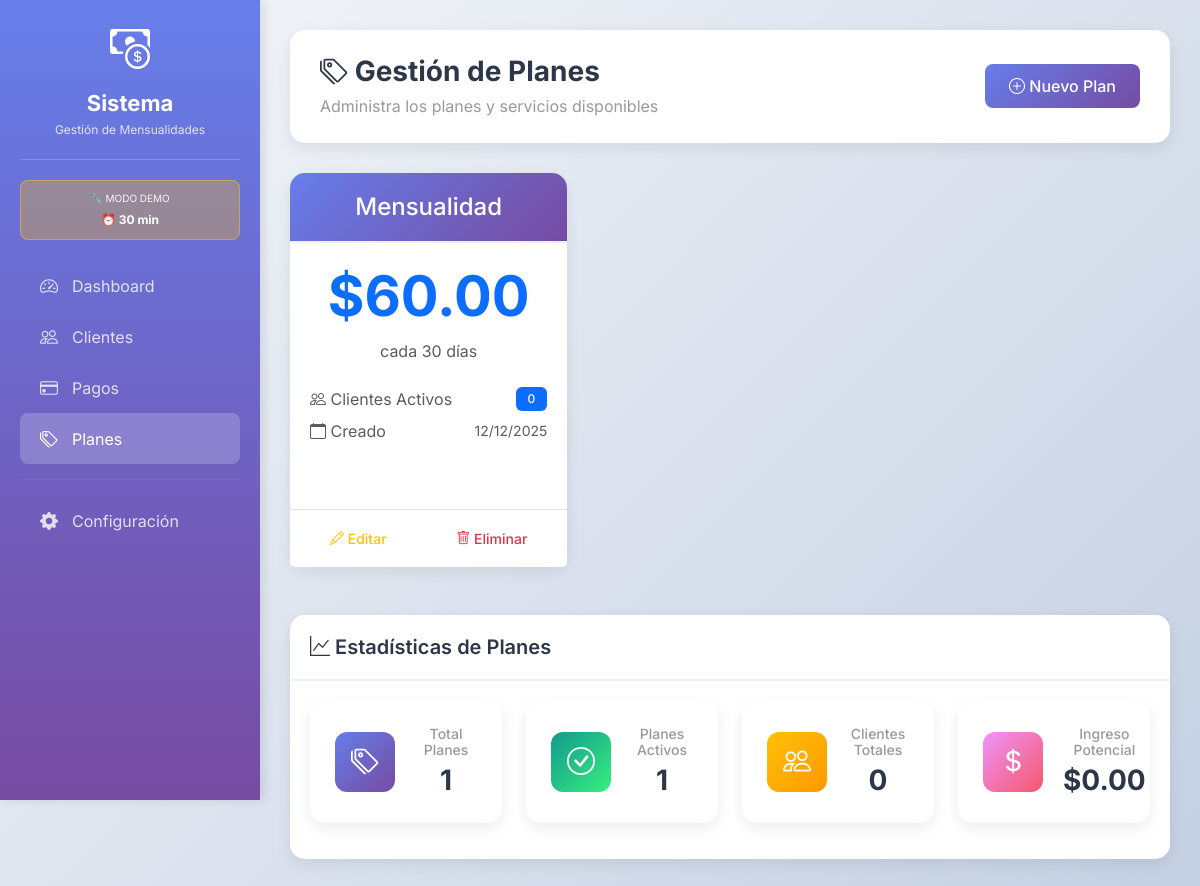
Page /planes on the committed database.
### app.py (models this page shows, shortened)
class Plan(db.Model):
    __tablename__ = 'plan'
    id = db.Column(db.Integer, primary_key=True)
    nombre = db.Column(db.String(100), nullable=False)
    precio = db.Column(db.Float, nullable=False)
    duracion_dias = db.Column(db.Integer, nullable=False, default=30)
    descripcion = db.Column(db.Text)
    activo = db.Column(db.Boolean, default=True, index=True)
    fecha_creacion = db.Column(db.DateTime, default=datetime.utcnow)
    clientes = db.relationship('Cliente', backref='plan', lazy=True)

### app.py (the view)
@app.route('/planes')
@requiere_licencia
def planes():
    try:
        planes = Plan.query.order_by(Plan.activo.desc(), Plan.fecha_creacion.desc()).all()
        return render_template('planes/lista.html', planes=planes)
    except Exception as e:
        app.logger.error(f'Error en lista planes: {e}')
        flash('Error cargando planes', 'danger')
        return render_template('planes/lista.html', planes=[])

### app.py (called while the page is built)
def requiere_licencia(f):
    @wraps(f)
    def decorated_function(*args, **kwargs):
        es_demo, mensaje, info = license_manager.verificar_licencia_activa()
        if info.get('bloqueado'):
            return redirect(url_for('blockscreen'))
        session['es_demo'] = es_demo
        session['licencia_info'] = info
        session['licencia_mensaje'] = mensaje
        return f(*args, **kwargs)
    return decorated_function

### license_manager.py (called while the page is built, shortened)
    def _crear_backups_db(self):
        try:
            import shutil
            if self.db_file.exists():
                shutil.copy2(self.db_file, self.db_backup_1)
                shutil.copy2(self.db_file, self.db_backup_2)
        except Exception as e:
            print(f"⚠️ Error creando backups: {e}")

    def _restaurar_db_desde_backup(self):
        backups = [self.db_backup_1, self.db_backup_2]
        for backup in backups:
            if backup.exists():
                try:
                    import shutil
                    shutil.copy2(backup, self.db_file)
                    self._registrar_evento("restauracion_db", f"BD restaurada desde {backup.name}")
                    return True
                except:
                    continue
        return False

    def _registrar_evento(self, tipo, descripcion, hardware_id=None):
        try:
            conn = sqlite3.connect(str(self.db_file))
            cursor = conn.cursor()
            cursor.execute('''
                INSERT INTO eventos (tipo, descripcion, hardware_id)
                VALUES (?, ?, ?)
            ''', (tipo, descripcion, hardware_id or self.generar_hardware_id()))
            conn.commit()
            conn.close()
        except Exception as e:
            print(f"⚠️ Error registrando evento: {e}")

    def verificar_demo(self):
        try:
            if not self.db_file.exists():
                self._registrar_evento("intento_eliminacion", "🚨 Intento de eliminar BD detectado")
                if self._restaurar_db_desde_backup():
                    return self._verificar_intentos_reseteo()
                else:
                    success, msg = self.iniciar_demo()
                    if success:
                        return True, self.demo_duracion_minutos, msg
                    return False, 0, msg
        except Exception as e:
            print(f"⚠️ Error verificando DEMO: {e}")
            return False, 0, f"❌ Error verificando DEMO: {str(e)}"

### templates/planes/lista.html (shortened to what this page needs)
{% extends "base.html" %}
{% block content %}
<div class="page-header d-flex justify-content-between align-items-center">
    <div>
        <h2><i class="bi bi-tags"></i> Gestión de Planes</h2>
        <p>Administra los planes y servicios disponibles</p>
    </div>
    <a href="{{ url_for('plan_nuevo') }}" class="btn btn-primary">
        <i class="bi bi-plus-circle"></i> Nuevo Plan
    </a>
</div>
<div class="row">
    {% if planes %}
        {% for plan in planes %}
        <div class="col-md-4 mb-4">
            <div class="card h-100 {% if not plan.activo %}opacity-75{% endif %}">
                <div class="card-header text-center" style="background: linear-gradient(135deg, #667eea 0%, #764ba2 100%); color: white;">
                    <h4 class="mb-0">{{ plan.nombre }}</h4>
                </div>
                <div class="card-body text-center">
                    <div class="mb-4">
                        <h1 class="display-4 text-primary fw-bold">
                            ${{ "%.2f"|format(plan.precio) }}
                        </h1>
                        <p class="text-muted">cada {{ plan.duracion_dias }} días</p>
                    </div>
                    <div class="mb-3">
                        <div class="d-flex justify-content-between align-items-center mb-2">
                            <span class="text-muted">
                                <i class="bi bi-people"></i> Clientes Activos
                            </span>
                            <span class="badge bg-primary">
                                {{ plan.clientes|selectattr('activo')|list|length }}
                            </span>
                        </div>
                        <div class="d-flex justify-content-between align-items-center">
                            <span class="text-muted">
                                <i class="bi bi-calendar"></i> Creado
                            </span>
                            <span class="text-muted small">
                                {{ plan.fecha_creacion.strftime('%d/%m/%Y') }}
                            </span>
                        </div>
                    </div>
                </div>
                <div class="card-footer bg-white border-top">
                    <div class="d-flex justify-content-between">
                        <a href="{{ url_for('plan_editar', id=plan.id) }}"
                           class="btn btn-sm btn-outline-warning">
                            <i class="bi bi-pencil"></i> Editar
                        </a>
                        {% if plan.clientes|length == 0 %}
                        <button type="button"
                                class="btn btn-sm btn-outline-danger"
                                onclick="confirmarEliminar({{ plan.id }}, '{{ plan.nombre }}')">
                            <i class="bi bi-trash"></i> Eliminar
                        </button>
                        {% endif %}
                    </div>
                </div>
            </div>
        </div>
        {% endfor %}
    {% endif %}
</div>
{% if planes %}
<div class="row mt-4">
    <div class="col-md-12">
        <div class="card">
            <div class="card-header">
                <h5 class="card-title"><i class="bi bi-graph-up"></i> Estadísticas de Planes</h5>
            </div>
            <div class="card-body">
                <div class="row">
                    <div class="col-md-3 text-center mb-3">
                        <div class="stat-card">
                            <div class="stat-icon primary">
                                <i class="bi bi-tags"></i>
                            </div>
                            <div class="stat-info">
                                <h5>Total Planes</h5>
                                <h3>{{ planes|length }}</h3>
                            </div>
                        </div>
                    </div>
                    <div class="col-md-3 text-center mb-3">
                        <div class="stat-card">
                            <div class="stat-icon success">
                                <i class="bi bi-check-circle"></i>
                            </div>
                            <div class="stat-info">
                                <h5>Planes Activos</h5>
                                <h3>{{ planes|selectattr('activo')|list|length }}</h3>
                            </div>
                        </div>
                    </div>
                    <div class="col-md-3 text-center mb-3">
                        <div class="stat-card">
                            <div class="stat-icon warning">
                                <i class="bi bi-people"></i>
                            </div>
                            <div class="stat-info">
                                <h5>Clientes Totales</h5>
                                <h3>
                                    {% set total_clientes = namespace(count=0) %}
                                    {% for plan in planes %}
                                        {% set total_clientes.count = total_clientes.count + plan.clientes|length %}
                                    {% endfor %}
                                    {{ total_clientes.count }}
                                </h3>
                            </div>
                        </div>
                    </div>
                    <div class="col-md-3 text-center mb-3">
                        <div class="stat-card">
                            <div class="stat-icon danger">
                                <i class="bi bi-currency-dollar"></i>
                            </div>
                            <div class="stat-info">
                                <h5>Ingreso Potencial</h5>
                                <h3>
                                    {% set total_ingreso = namespace(sum=0) %}
                                    {% for plan in planes %}
                                        {% for cliente in plan.clientes %}
                                            {% if cliente.activo %}
                                                {% set total_ingreso.sum = total_ingreso.sum + plan.precio %}
                                            {% endif %}
                                        {% endfor %}
                                    {% endfor %}
                                    ${{ "%.2f"|format(total_ingreso.sum) }}
                                </h3>
                            </div>
                        </div>
                    </div>
                </div>
            </div>
        </div>
    </div>
</div>
{% endif %}
{% endblock %}

### static/css/styles.css (style rules this page uses)
:root { --primary-color: #667eea; --secondary-color: #764ba2; --success-color: #38ef7d; --danger-color: #f5576c; --warning-color: #ffc107; --dark-color: #2d3748; --sidebar-width: 260px; --header-height: 70px; }
* { margin: 0; padding: 0; box-sizing: border-box; }
html { scroll-behavior: smooth; }
body { font-family: 'Inter', sans-serif; background: linear-gradient(135deg, #f5f7fa 0%, #c3cfe2 100%); min-height: 100vh; overflow-x: hidden; }
.page-header { background: white; padding: 25px 30px; border-radius: 15px; margin-bottom: 30px; box-shadow: 0 5px 15px rgba(0,0,0,0.08); }
.page-header h2 { margin: 0; color: var(--dark-color); font-weight: 700; font-size: 28px; }
.page-header p { margin: 5px 0 0 0; color: #999; }
.card { border: none; border-radius: 15px; box-shadow: 0 5px 15px rgba(0,0,0,0.08); transition: transform 0.3s ease, box-shadow 0.3s ease; margin-bottom: 30px; background: white; }
.card-header { background: white; border-bottom: 2px solid #f0f0f0; padding: 20px; border-radius: 15px 15px 0 0 !important; }
.card-title { font-weight: 600; color: var(--dark-color); margin: 0; }
.card-body { padding: 20px; }
.stat-card { background: white; border-radius: 15px; padding: 25px; display: flex; align-items: center; box-shadow: 0 5px 15px rgba(0,0,0,0.08); transition: all 0.3s ease; height: 100%; }
.stat-icon { width: 60px; height: 60px; border-radius: 12px; display: flex; align-items: center; justify-content: center; font-size: 28px; margin-right: 20px; flex-shrink: 0; }
.stat-icon.primary { background: linear-gradient(135deg, var(--primary-color), var(--secondary-color)); color: white; }
.stat-icon.success { background: linear-gradient(135deg, #11998e, var(--success-color)); color: white; }
.stat-icon.danger { background: linear-gradient(135deg, #f093fb, var(--danger-color)); color: white; }
.stat-icon.warning { background: linear-gradient(135deg, #ffc107, #ff9800); color: white; }
.stat-info { flex: 1; }
.stat-info h5 { color: #999; font-size: 14px; font-weight: 500; margin: 0; }
.stat-info h3 { color: var(--dark-color); font-weight: 700; margin: 5px 0 0 0; }
.btn { border-radius: 8px; padding: 10px 24px; font-weight: 500; transition: all 0.3s ease; border: none; }
.btn-primary { background: linear-gradient(135deg, var(--primary-color), var(--secondary-color)); border: none; color: white; }
.badge { padding: 6px 12px; border-radius: 6px; font-weight: 500; }

### rows in the picture
Plan: nombre "Mensualidad", precio "60.00", duracion_dias "30", clientes|selectattr "0", fecha_creacion "12/12/2025"

### other values in the picture
{{ session.get('licencia_info', {}).get('minutos_restantes') }} "30"
{{ planes|length }} "1"
{{ planes|selectattr('activo')|list|length }} "1"
{{ total_clientes.count }} "0"
{{ "%.2f"|format(total_ingreso.sum) }} "0.00"
